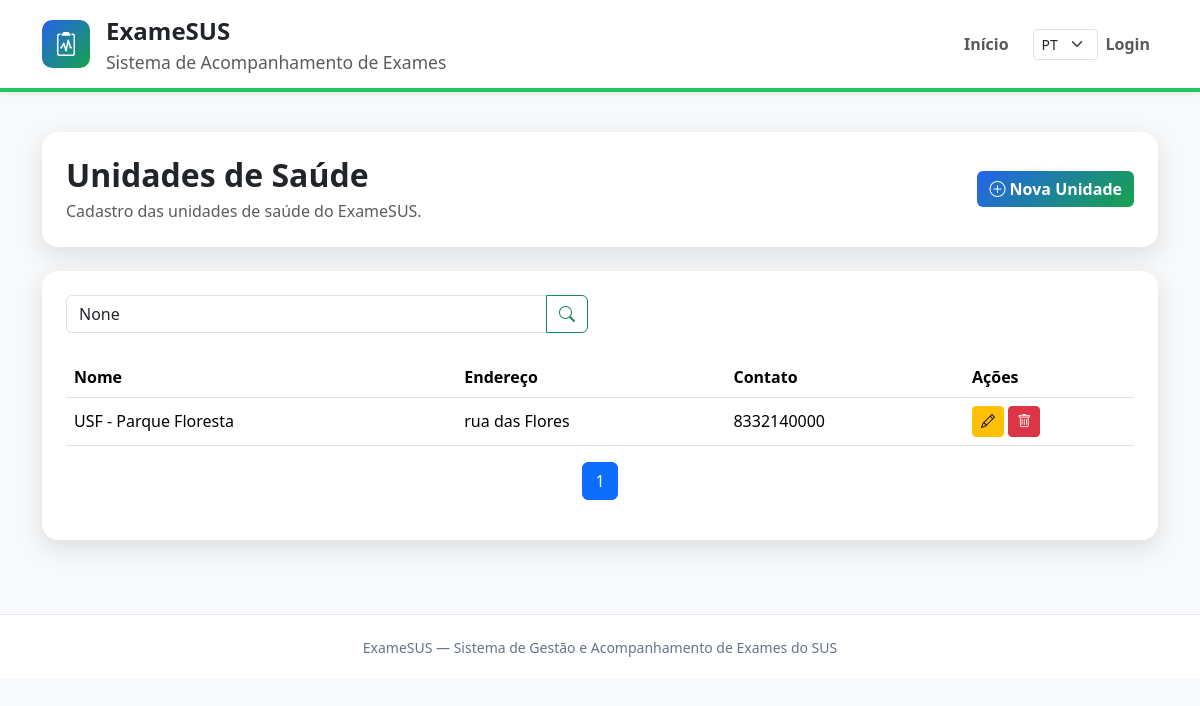
The page /unidades/ on the database its author committed.
### unidades/models.py (models this page shows, shortened)
class UnidadeSaude(models.Model):
    nome = models.CharField(max_length=100)
    endereco = models.CharField(max_length=200)
    contato = models.CharField(max_length=50)

### unidades/views.py (the view)
# urls.py: path("", views.listar_unidades, name="listar"),
def listar_unidades(request):
    pesquisa = request.GET.get("q")
    unidades = UnidadeSaude.objects.all().order_by("nome")
    if pesquisa:
        unidades = unidades.filter(nome__icontains=pesquisa)
    paginator = Paginator(unidades, 10)
    page = request.GET.get("page")
    unidades = paginator.get_page(page)
    return render(request, "unidades/listar.html", {
        "unidades": unidades,
        "pesquisa": pesquisa,
    })

### templates/unidades/listar.html (shortened to what this page needs)
{% extends 'base.html' %}
{% block content %}
<section class="container py-4">
    <div class="card card-examesus p-4 mb-4">
        <div class="d-flex justify-content-between align-items-center">
            <div>
                <h2 class="fw-bold mb-1">Unidades de Saúde</h2>
                <p class="text-muted mb-0">
                    Cadastro das unidades de saúde do ExameSUS.
                </p>
            </div>
            <a href="{% url 'unidades:criar' %}" class="btn btn-examesus">
                <i class="bi bi-plus-circle"></i>
                Nova Unidade
            </a>
        </div>
    </div>
    <div class="card card-examesus p-4">
        <form method="get" class="row mb-4">
            <div class="col-md-6">
                <div class="input-group">
                    <input
                        type="text"
                        class="form-control"
                        name="q"
                        placeholder="Pesquisar unidade..."
                        value="{{ pesquisa }}">
                    <button class="btn btn-outline-success">
                        <i class="bi bi-search"></i>
                    </button>
                </div>
            </div>
        </form>
        <div class="table-responsive">
            <table class="table table-hover align-middle">
                <thead>
                    <tr>
                        <th>Nome</th>
                        <th>Endereço</th>
                        <th>Contato</th>
                        <th width="170">Ações</th>
                    </tr>
                </thead>
                <tbody>
                {% for unidade in unidades %}
                    <tr>
                        <td>{{ unidade.nome }}</td>
                        <td>{{ unidade.endereco }}</td>
                        <td>{{ unidade.contato }}</td>
                        <td>
                            <a
                                href="{% url 'unidades:editar' unidade.id %}"
                                class="btn btn-warning btn-sm">
                                <i class="bi bi-pencil"></i>
                            </a>
                            <a
                                href="{% url 'unidades:excluir' unidade.id %}"
                                class="btn btn-danger btn-sm">
                                <i class="bi bi-trash"></i>
                            </a>
                        </td>
                    </tr>
                {% empty %}
                    <tr>
                        <td colspan="4" class="text-center text-muted py-4">
                            Nenhuma unidade cadastrada.
                        </td>
                    </tr>
                {% endfor %}
                </tbody>
            </table>
        </div>
        <nav>
            <ul class="pagination justify-content-center">
                <li class="page-item active">
                    <span class="page-link">
                        {{ unidades.number }}
                    </span>
                </li>
            </ul>
        </nav>
    </div>
</section>
{% endblock %}

### static/css/style.css (style rules this page uses)
:root { --azul: #2563eb; --verde: #16a34a; --roxo: #7c3aed; --laranja: #f97316; --fundo: #eef8ff; --texto: #0f172a; }
body { background: var(--fundo); color: var(--texto); min-height: 100vh; }
.btn-examesus { background: linear-gradient(135deg, var(--azul), var(--verde)); color: white; border: none; font-weight: 600; }
.card-examesus { border: none; border-radius: 16px; box-shadow: 0 8px 24px rgba(15, 23, 42, 0.12); }

### rows shown on the page
UnidadeSaude: nome "USF - Parque Floresta", endereco "rua das Flores", contato "8332140000"

### other values the page prints
{{ unidades.number }} "1"
